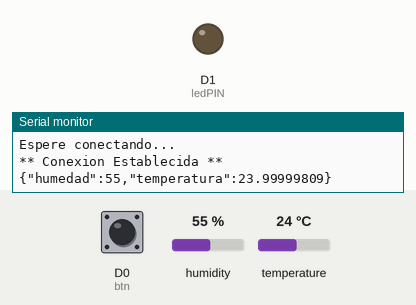
Simulated run of this sketch. Board: ESP8266 (NodeMCU). Parts: output pins drawn as LEDs (lit = HIGH), the last lines printed to the serial monitor. Dashed ring = blinking. The inputs (shaded band) are chosen by the test bench; at power-on: temperature 24 °C, D0 (btn) LOW, humidity 55 %. WiFi joins after 1.5 s; servers stay silent unless stated; uploads are accepted with an empty reply.

Above: at 3.2 s.
3.3 s: temperature set to 29 °C
9.1 s: temperature set to 32 °C
At 13.0 s:
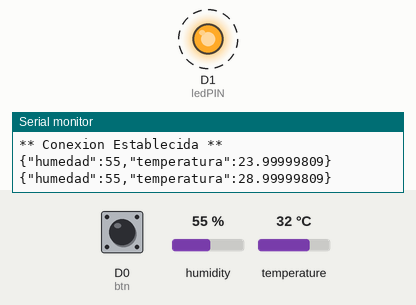
16.8 s: temperature set to 12 °C
22.6 s: D0 (btn) pulled HIGH for 3 s
At 28.4 s:
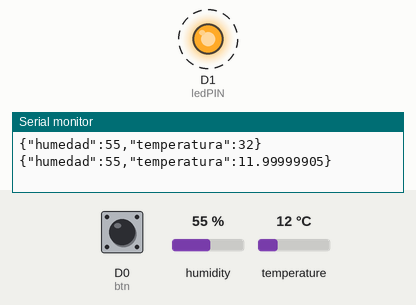
34.1 s: temperature set to 33 °C
At 38.6 s:
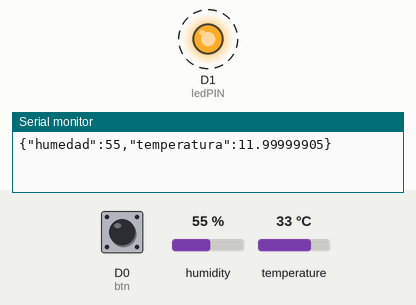
Timing chart, 0 to 43.1 s (numbered marks = the images above; inputs shaded):
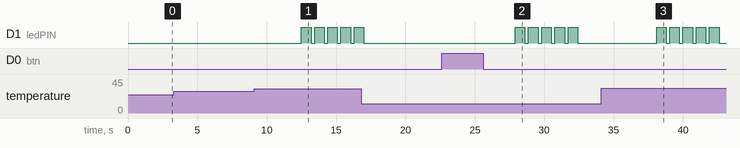

Measured:
- the behaviour switches between 30 and 31 °C on temperature (found by bisection; images 0 and 1)
- after the input at 9.1 s, D1 (ledPIN): alternates HIGH for 0.70 s and LOW for 0.25 s, starting after 3.4 s
- after the input at 22.6 s, D1 (ledPIN): alternates HIGH for 0.70 s and LOW for 0.25 s, 10 changes in all, then stays LOW, starting after 5.3 s
- after the input at 34.1 s, D1 (ledPIN): alternates HIGH for 0.70 s and LOW for 0.25 s, starting after 4.0 s

The sketch:

nosql.ino
```cpp
#include <ESP8266WiFi.h>
#include <ESP8266HTTPClient.h>
#include <ArduinoJson.h>
#include <Ethernet.h>
#include <SPI.h>
//#include "RestClient.h"
#include "DHT.h"
#define DHTPIN 14   //pin d5= sensor temperatura/humedad
#define DHTTYPE DHT11
DHT dht(DHTPIN, DHTTYPE,15);
#define ARDUINOJSON_USE_DOUBLE 0
int ledPIN = D1; //= Pin LED y Buzzer mismo pin

//para conexion a red
const char* const ssid = "INFINITUM7580_2.4";
const char* const password = "7Mn5NnrjDC";

//variables de programa
const int btn =16; //D0
float h=0;
float t=0;
String a="";
String m="";
String p="";
int est1=0;
int val1=0;
int ant1=0;
int led =02;
byte mac[6];
char buf[3];
char buff[100];
String txt="";
void setup(){
  //modo de pin

  Serial.begin(115200);
  //establecer parametro wifi
  pinMode(ledPIN , OUTPUT);
  WiFi.begin(ssid, password);
  //iniciar conexion
  while (WiFi.status() != WL_CONNECTED){
    delay(1000);
    Serial.println("Espere conectando...");
  }//Condicion Para Vincular Conexion
  Serial.println("** Conexion Establecida **");
  dht.begin();
}//Setup Parametros Consola y conexion.

//Post's Para Bases de Datos.

void post_temp(double h, double t){
    //creacion de cliente http
    HTTPClient http;
    //ruta "de api
    http.begin("http://189.141.97.39:5050/nodemcu");
    http.addHeader("Content-Type", "application/json");
    http.setAuthorization(macAdd());
    //creacion de json
    StaticJsonBuffer<200> jsonBuffer;
    char json[256];
    JsonObject& root = jsonBuffer.createObject();
    root["humedad"] = h;
    root["temperatura"] = t;
    root.printTo(json, sizeof(json));
    Serial.println(json);
    //envio de solicitud
    int httpCode = http.POST(json);
    http.end(); //Close connection
}//Post Temperatura

void post_alarma(String a, String m,String p){
    //creacion de cliente http
    HTTPClient http;
    //ruta "de api
    http.begin("http://189.141.97.39:5050/alarma");
    http.addHeader("Content-Type", "application/json");
    http.setAuthorization(macAdd());
    //Creacion de json
    StaticJsonBuffer<200> jsonBuffer;
    char json[256];
    JsonObject& root = jsonBuffer.createObject();
    root["Alarma"] = a;
    root["Mensaje"] = m;
    root["tipo"] = p;
    root.printTo(json, sizeof(json));
    Serial.println(json);
    //envio de solicitud
    int httpCode = http.POST(json);
    http.end(); //Close connection
}//Post Alarma

char * macAdd(){
  WiFi.macAddress(mac);
  txt="";
  for (byte i = 0; i < 6; ++i){
    sprintf(buf, "%2X", mac[i]);
    txt += buf;
    if (i < 5) txt += ':';
  }//Formula para conversion de Direccion MAC Address
  snprintf( buff, sizeof(buff)-1, "%s", txt.c_str() );
  buff[sizeof(buff)] = '\0';
  //Serial.println(buff);
  return buff;
}//Conversion de MAC address de NodemCU

void alarma_sen(){
   if(t>30){
      for (int i=1; i <= 5; i++){
      digitalWrite(ledPIN,HIGH);
      delay(700);
      digitalWrite(ledPIN,LOW);
      delay(250);
      }//Termina if temperatura automatica
    a="Alarma Activa";
    m="Temperatura Alta ¡Peligro!";
    p="Automatica";
      post_alarma(a,m,p);
   } //Datos Subir a Base de Datos
} //Post Alarma Automatica

void alarma_man(){
  if (est1==1){
    for (int i=1; i <= 5; i++){
      digitalWrite(ledPIN,HIGH);
      delay(700);
      digitalWrite(ledPIN,LOW);
      delay(250);
      }//Termina if Boton Alarma Manual
    a="Alarma Activa";
    m="Temperatura Alta ¡Peligro!";
    p="Manual";
      post_alarma(a,m,p);
    } //Datos Subir a Base de Datos
}//Post Alarma Manual

void loop(){
  //enviar datos mientras este conectado
  if (WiFi.status() == WL_CONNECTED){
    h = dht.readHumidity();
    val1= digitalRead(btn);
    t = dht.readTemperature(true);
    t=(t-32);
    t=t/(1.800);
    alarma_sen();
    alarma_man();
    post_temp(h,t);
    digitalWrite(led,HIGH);
    delay(2500);
    digitalWrite(led,LOW);
    delay(2500);
    if ((val1 == HIGH) && (ant1 == LOW)){
      est1=1;
      delay(10);
    }
    else{
      est1=0;
      delay(10);
    }
    ant1 = val1;
  }
}
```
